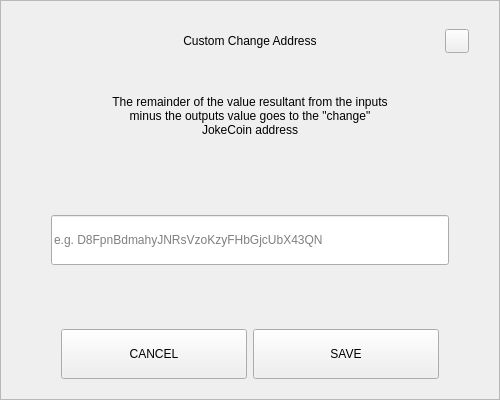
<?xml version="1.0" encoding="UTF-8"?>
<ui version="4.0">
 <class>SendChangeAddressDialog</class>
 <widget class="QDialog" name="SendChangeAddressDialog">
  <property name="geometry">
   <rect>
    <x>0</x>
    <y>0</y>
    <width>500</width>
    <height>400</height>
   </rect>
  </property>
  <property name="windowTitle">
   <string>Dialog</string>
  </property>
  <layout class="QVBoxLayout" name="verticalLayout">
   <property name="spacing">
    <number>0</number>
   </property>
   <property name="leftMargin">
    <number>0</number>
   </property>
   <property name="topMargin">
    <number>0</number>
   </property>
   <property name="rightMargin">
    <number>0</number>
   </property>
   <property name="bottomMargin">
    <number>0</number>
   </property>
   <item>
    <widget class="QFrame" name="frame">
     <property name="styleSheet">
      <string notr="true"/>
     </property>
     <property name="frameShape">
      <enum>QFrame::StyledPanel</enum>
     </property>
     <property name="frameShadow">
      <enum>QFrame::Raised</enum>
     </property>
     <layout class="QVBoxLayout" name="verticalLayout_2" stretch="0,0,0,0,0,0,0">
      <property name="spacing">
       <number>0</number>
      </property>
      <property name="leftMargin">
       <number>30</number>
      </property>
      <property name="topMargin">
       <number>20</number>
      </property>
      <property name="rightMargin">
       <number>30</number>
      </property>
      <property name="bottomMargin">
       <number>20</number>
      </property>
      <item>
       <layout class="QHBoxLayout" name="horizontalLayout_3">
        <property name="spacing">
         <number>0</number>
        </property>
        <item>
         <spacer name="horizontalSpacer_2">
          <property name="orientation">
           <enum>Qt::Horizontal</enum>
          </property>
          <property name="sizeHint" stdset="0">
           <size>
            <width>40</width>
            <height>20</height>
           </size>
          </property>
         </spacer>
        </item>
        <item>
         <widget class="QLabel" name="labelTitle">
          <property name="minimumSize">
           <size>
            <width>0</width>
            <height>40</height>
           </size>
          </property>
          <property name="maximumSize">
           <size>
            <width>16777215</width>
            <height>40</height>
           </size>
          </property>
          <property name="styleSheet">
           <string notr="true">padding-left:24px;</string>
          </property>
          <property name="text">
           <string>Custom Change Address</string>
          </property>
          <property name="alignment">
           <set>Qt::AlignCenter</set>
          </property>
          <property name="margin">
           <number>7</number>
          </property>
         </widget>
        </item>
        <item>
         <spacer name="horizontalSpacer">
          <property name="orientation">
           <enum>Qt::Horizontal</enum>
          </property>
          <property name="sizeHint" stdset="0">
           <size>
            <width>40</width>
            <height>20</height>
           </size>
          </property>
         </spacer>
        </item>
        <item>
         <widget class="QPushButton" name="btnEsc">
          <property name="minimumSize">
           <size>
            <width>24</width>
            <height>24</height>
           </size>
          </property>
          <property name="maximumSize">
           <size>
            <width>24</width>
            <height>24</height>
           </size>
          </property>
          <property name="focusPolicy">
           <enum>Qt::NoFocus</enum>
          </property>
          <property name="text">
           <string/>
          </property>
         </widget>
        </item>
       </layout>
      </item>
      <item>
       <spacer name="verticalSpacer_2">
        <property name="orientation">
         <enum>Qt::Vertical</enum>
        </property>
        <property name="sizeType">
         <enum>QSizePolicy::Fixed</enum>
        </property>
        <property name="sizeHint" stdset="0">
         <size>
          <width>20</width>
          <height>20</height>
         </size>
        </property>
       </spacer>
      </item>
      <item alignment="Qt::AlignHCenter">
       <widget class="QLabel" name="labelMessage">
        <property name="minimumSize">
         <size>
          <width>0</width>
          <height>70</height>
         </size>
        </property>
        <property name="text">
         <string>The remainder of the value resultant from the inputs minus the outputs value goes to the &quot;change&quot; JokeCoin address</string>
        </property>
        <property name="alignment">
         <set>Qt::AlignCenter</set>
        </property>
        <property name="wordWrap">
         <bool>true</bool>
        </property>
       </widget>
      </item>
      <item>
       <spacer name="verticalSpacer_3">
        <property name="orientation">
         <enum>Qt::Vertical</enum>
        </property>
        <property name="sizeHint" stdset="0">
         <size>
          <width>20</width>
          <height>40</height>
         </size>
        </property>
       </spacer>
      </item>
      <item>
       <layout class="QHBoxLayout" name="horizontalLayout_2">
        <property name="spacing">
         <number>0</number>
        </property>
        <property name="leftMargin">
         <number>20</number>
        </property>
        <property name="rightMargin">
         <number>20</number>
        </property>
        <item>
         <widget class="QLineEdit" name="lineEditAddress">
          <property name="minimumSize">
           <size>
            <width>0</width>
            <height>50</height>
           </size>
          </property>
          <property name="placeholderText">
           <string notr="true">e.g. D8FpnBdmahyJNRsVzoKzyFHbGjcUbX43QN</string>
          </property>
         </widget>
        </item>
       </layout>
      </item>
      <item>
       <spacer name="verticalSpacer">
        <property name="orientation">
         <enum>Qt::Vertical</enum>
        </property>
        <property name="sizeHint" stdset="0">
         <size>
          <width>20</width>
          <height>40</height>
         </size>
        </property>
       </spacer>
      </item>
      <item>
       <layout class="QHBoxLayout" name="horizontalLayout" stretch="2,2">
        <property name="spacing">
         <number>6</number>
        </property>
        <property name="leftMargin">
         <number>30</number>
        </property>
        <property name="rightMargin">
         <number>30</number>
        </property>
        <item>
         <widget class="QPushButton" name="btnCancel">
          <property name="minimumSize">
           <size>
            <width>180</width>
            <height>50</height>
           </size>
          </property>
          <property name="focusPolicy">
           <enum>Qt::NoFocus</enum>
          </property>
          <property name="text">
           <string>CANCEL</string>
          </property>
         </widget>
        </item>
        <item>
         <widget class="QPushButton" name="btnSave">
          <property name="minimumSize">
           <size>
            <width>180</width>
            <height>50</height>
           </size>
          </property>
          <property name="focusPolicy">
           <enum>Qt::NoFocus</enum>
          </property>
          <property name="text">
           <string>SAVE</string>
          </property>
         </widget>
        </item>
       </layout>
      </item>
     </layout>
    </widget>
   </item>
  </layout>
 </widget>
 <resources/>
 <connections/>
</ui>
